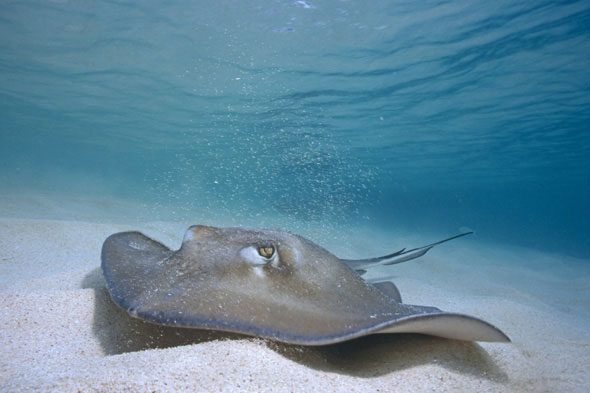
#> input picture computer-vision-case-studies/object-detections/r-cnn-object-detection-series/images/stingray.jpg, 590 x 393 px, found by its file name
$ jupyter execute 2_selective_search_for_object_detection.ipynb   (shell and % lines are left out)
#> lines starting #> are read from the running program, lines starting #| are printed output that depends on the picture
<a href="https://colab.research.google.com/github/rahiakela/computer-vision-research-and-practice/blob/main/computer-vision-case-studies/object-detections/r-cnn-object-detection-series/2_selective_search_for_object_detection.ipynb" target="_parent"></a>

## OpenCV Selective Search for Object Detection

Automatic region proposal algorithms such as Selective Search paved the way for Girshick et al.’s seminal R-CNN paper, which gave rise to highly accurate deep learning-based object detectors.

Furthermore, research with Selective Search and object detection has allowed researchers to create state-of-the-art Region Proposal Network (RPN) components that are even more accurate and more efficient than Selective Search (see Girshick et al.’s follow-up 2015 paper on Faster R-CNNs).

But before we can get into RPNs, we first need to understand how Selective Search works, including how we can leverage Selective Search for object detection with OpenCV.

## Setup

[cell 1]
# import the necessary packages
import numpy as np
import argparse
import imutils
import time
import random
import cv2
from google.colab.patches import cv2_imshow

## Selective Search

We’ll discuss the concept of region proposals via Selective Search and how they can efficiently replace the traditional method of using image pyramids and sliding windows to detect objects in an image.

From there, we’ll review the Selective Search algorithm in detail, including how it over-segments an image via:

- Color similarity
- Texture similarity
- Size similarity
- Shape similarity
- A final meta-similarity, which is a linear combination of the above similarity measures

The general idea is that a region proposal algorithm should inspect the image and attempt to find regions of an image that likely contain an object (think of region proposal as a cousin to saliency detection).

The region proposal algorithm should:
1. Be faster and more efficient than sliding windows and image pyramids
2. Accurately detect the regions of an image that could contain an object
3. Pass these “candidate proposals” to a downstream classifier to actually label the regions, thus completing the object detection framework

Selective Search merges superpixels in a hierarchical fashion based on five key similarity measures:

- **Color similarity**: Computing a 25-bin histogram for each channel of an image, concatenating them together, and obtaining a final descriptor that is 25×3=75-d. Color similarity of any two regions is measured by the histogram intersection distance.
- **Texture similarity**: For texture, Selective Search extracts Gaussian derivatives at 8 orientations per channel (assuming a 3-channel image). These orientations are used to compute a 10-bin histogram per channel, generating a final texture descriptor that is 8x10x=240-d. To compute texture similarity between any two regions, histogram intersection is once again used.
- **Size similarity**: The size similarity metric that Selective Search uses prefers that smaller regions be grouped earlier rather than later. Anyone who has used Hierarchical Agglomerative Clustering (HAC) algorithms before knows that HACs are prone to clusters reaching a critical mass and then combining everything that they touch. By enforcing smaller regions to merge earlier, we can help prevent a large number of clusters from swallowing up all smaller regions.
- **Shape similarity/compatibility**: The idea behind shape similarity in Selective Search is that they should be compatible with each other. Two regions are considered “compatible” if they “fit” into each other (thereby filling gaps in our regional proposal generation). Furthermore, shapes that do not touch should not be merged.
- **A final meta-similarity measure**: A final meta-similarity acts as a linear combination of the color similarity, texture similarity, size similarity, and shape similarity/compatibility.

The results of Selective Search applying these hierarchical similarity measures can be seen in the following figure:

On the bottom layer of the pyramid, we can see the original over-segmentation/superpixel generation from the Felzenszwalb method.

In the middle layer, we can see regions being joined together, eventually forming the final set of proposals (top).

If you are using Selective Search, just keep in mind that the Selective Search algorithm will not give you class label predictions — it is assumed that your downstream classifier will do that for you.

## Implementing Selective Search with OpenCV

We are now ready to implement Selective Search with OpenCV!

[cell 2]
def selective_search(image, methods="fast"):
  """
  image: The path to your input image.
  methods: The Selective Search algorithm to use. You have two choices — either "fast" or "quality".
  """
#> called with image = 'stingray.jpg', methods = 'fast'

  # load the input image
  image = cv2.imread(image)
#> image is the input picture: shape (393, 590, 3); mean B, G, R 155.9, 135.4, 95.5

  # initialize OpenCV's selective search implementation and set the input image
  ss = cv2.ximgproc.segmentation.createSelectiveSearchSegmentation()
  ss.setBaseImage(image)

  # check to see if we are using the *fast* but *less accurate* version of selective search
  if methods == "fast":
    print("[INFO] using *fast* selective search")
    ss.switchToSelectiveSearchFast()
  else:  # otherwise we are using the *slower* but *more accurate* version
    print("[INFO] using *quality* selective search")
    ss.switchToSelectiveSearchQuality()

  # run selective search on the input image
  start = time.time()
  rects = ss.process()
  end = time.time()

  # show how along selective search took to run along with the total number of returned region proposals
  print("[INFO] selective search took {:.4f} seconds".format(end - start))
  print("[INFO] {} total region proposals".format(len(rects)))

  output = image.copy()

  # sloop over the region proposals in chunks (so we can better visualize them)
  for i in range(0, len(rects), 100):
    # clone the original image so we can draw on it

    # loop over the current subset of region proposals
    for (x, y, w, h) in rects[i: i + 100]:
      # draw the region proposal bounding box on the image
      color = [random.randint(0, 255) for j in range(0, 3)]
      cv2.rectangle(output, (x, y), (x + w, y + h), color, 2)
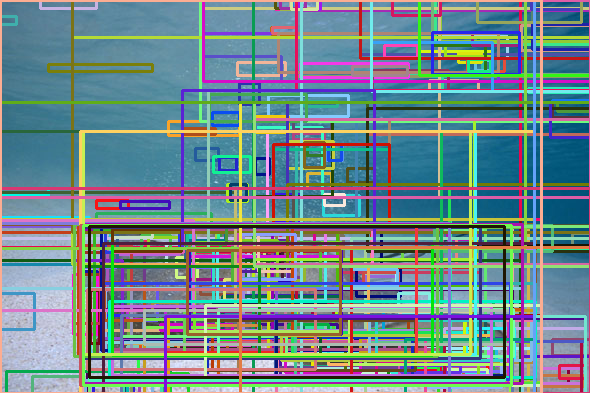
#> output: shape (393, 590, 3); mean B, G, R 139.4, 135.3, 112.6

  # show the output image
  cv2_imshow(output)

## OpenCV Selective Search results

We are now ready to apply Selective Search with OpenCV to our own images.

[cell 3]
selective_search(image="stingray.jpg")

If you’re confused by this visualization, consider the end goal of Selective Search: to replace traditional computer vision object detection techniques such as sliding windows and image pyramids with a more efficient region proposal generation method.

Thus, Selective Search will not tell you what is in the ROI, but it tells you that the ROI is “interesting enough” to passed on to a downstream classifier (ex., SVM, CNN, etc.) for final classification.

Let’s apply Selective Search to the same image, but this time, use the --method quality mode:

[cell 4]
selective_search(image="hummingbird.jpg", methods="quality")
#> call 2 of selective_search, with image = 'hummingbird.jpg', methods = 'quality'
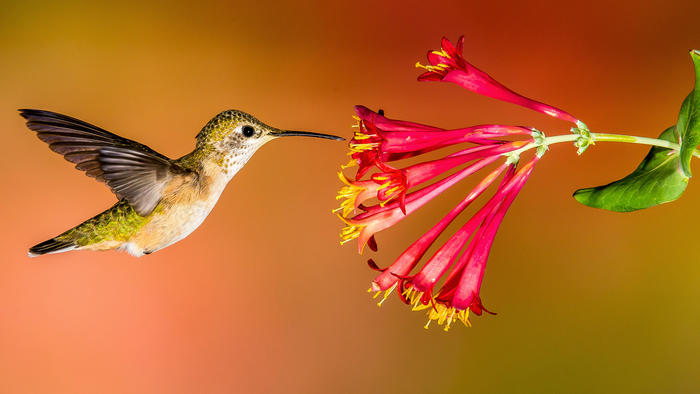
#> input picture computer-vision-case-studies/object-detections/r-cnn-object-detection-series/images/hummingbird.jpg, 700 x 394 px, found by its file name
#> in selective_search, image is the input picture: shape (394, 700, 3); mean B, G, R 40, 103.7, 185.6
#| [INFO] 4243 total region proposals
#> the loop in selective_search (call 2), `for i in range(0, len(rects), 100):` made 43 passes
#> i on passes 2 to 13: 100, 200, 300, 400, 500, 600, 700, 800, 900, 1000, 1100, 1200
#> after the loop in selective_search (call 2), `for i in range(0, len(rects), 100):`:
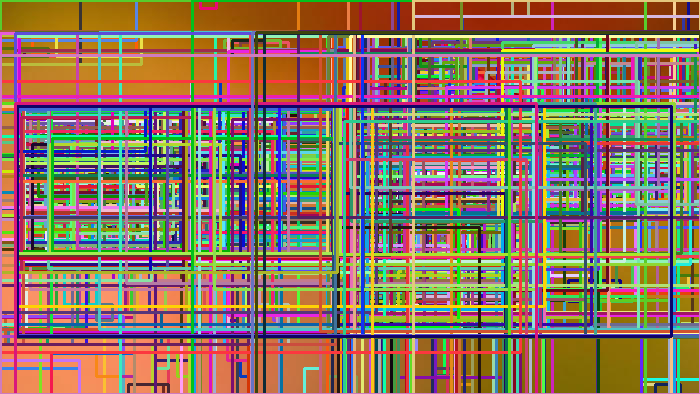
#> output: shape (394, 700, 3); mean B, G, R 97.4, 117, 140
